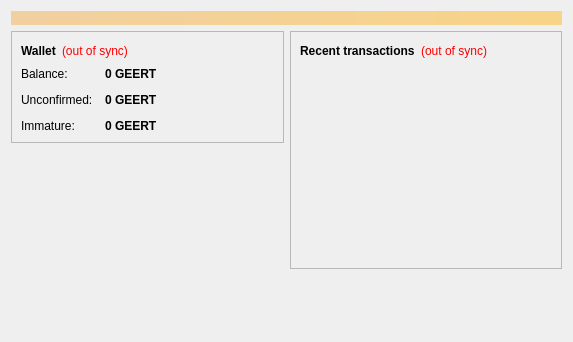
<?xml version="1.0" encoding="UTF-8"?>
<ui version="4.0">
 <class>OverviewPage</class>
 <widget class="QWidget" name="OverviewPage">
  <property name="geometry">
   <rect>
    <x>0</x>
    <y>0</y>
    <width>573</width>
    <height>342</height>
   </rect>
  </property>
  <property name="windowTitle">
   <string>Form</string>
  </property>
  <layout class="QVBoxLayout" name="topLayout">
   <item>
    <widget class="QLabel" name="labelAlerts">
     <property name="visible">
      <bool>false</bool>
     </property>
     <property name="styleSheet">
      <string notr="true">background-color: qlineargradient(x1: 0, y1: 0, x2: 1, y2: 0, stop:0 #F0D0A0, stop:1 #F8D488); color:#000000;</string>
     </property>
     <property name="wordWrap">
      <bool>true</bool>
     </property>
     <property name="margin">
      <number>3</number>
     </property>
    </widget>
   </item>
   <item>
    <layout class="QHBoxLayout" name="horizontalLayout" stretch="1,1">
     <item>
      <layout class="QVBoxLayout" name="verticalLayout_2">
       <item>
        <widget class="QFrame" name="frame">
         <property name="frameShape">
          <enum>QFrame::StyledPanel</enum>
         </property>
         <property name="frameShadow">
          <enum>QFrame::Raised</enum>
         </property>
         <layout class="QVBoxLayout" name="verticalLayout_4">
          <item>
           <layout class="QHBoxLayout" name="horizontalLayout_4">
            <item>
             <widget class="QLabel" name="label_5">
              <property name="font">
               <font>
                <weight>75</weight>
                <bold>true</bold>
               </font>
              </property>
              <property name="text">
               <string>Wallet</string>
              </property>
             </widget>
            </item>
            <item>
             <widget class="QLabel" name="labelWalletStatus">
              <property name="toolTip">
               <string>The displayed information may be out of date. Your wallet automatically synchronizes with the Geertcoin network after a connection is established, but this process has not completed yet.</string>
              </property>
              <property name="styleSheet">
               <string notr="true">QLabel { color: red; }</string>
              </property>
              <property name="text">
               <string notr="true">(out of sync)</string>
              </property>
              <property name="alignment">
               <set>Qt::AlignLeading|Qt::AlignLeft|Qt::AlignVCenter</set>
              </property>
             </widget>
            </item>
            <item>
             <spacer name="horizontalSpacer_2">
              <property name="orientation">
               <enum>Qt::Horizontal</enum>
              </property>
              <property name="sizeHint" stdset="0">
               <size>
                <width>40</width>
                <height>20</height>
               </size>
              </property>
             </spacer>
            </item>
           </layout>
          </item>
          <item>
           <layout class="QFormLayout" name="formLayout_2">
            <property name="fieldGrowthPolicy">
             <enum>QFormLayout::AllNonFixedFieldsGrow</enum>
            </property>
            <property name="horizontalSpacing">
             <number>12</number>
            </property>
            <property name="verticalSpacing">
             <number>12</number>
            </property>
            <item row="0" column="0">
             <widget class="QLabel" name="label">
              <property name="text">
               <string>Balance:</string>
              </property>
             </widget>
            </item>
            <item row="0" column="1">
             <widget class="QLabel" name="labelBalance">
              <property name="font">
               <font>
                <weight>75</weight>
                <bold>true</bold>
               </font>
              </property>
              <property name="cursor">
               <cursorShape>IBeamCursor</cursorShape>
              </property>
              <property name="toolTip">
               <string>Your current balance</string>
              </property>
              <property name="text">
               <string notr="true">0 GEERT</string>
              </property>
              <property name="textInteractionFlags">
               <set>Qt::LinksAccessibleByMouse|Qt::TextSelectableByKeyboard|Qt::TextSelectableByMouse</set>
              </property>
             </widget>
            </item>
            <item row="1" column="0">
             <widget class="QLabel" name="label_3">
              <property name="text">
               <string>Unconfirmed:</string>
              </property>
             </widget>
            </item>
            <item row="1" column="1">
             <widget class="QLabel" name="labelUnconfirmed">
              <property name="font">
               <font>
                <weight>75</weight>
                <bold>true</bold>
               </font>
              </property>
              <property name="cursor">
               <cursorShape>IBeamCursor</cursorShape>
              </property>
              <property name="toolTip">
               <string>Total of transactions that have yet to be confirmed, and do not yet count toward the current balance</string>
              </property>
              <property name="text">
               <string notr="true">0 GEERT</string>
              </property>
              <property name="textInteractionFlags">
               <set>Qt::LinksAccessibleByMouse|Qt::TextSelectableByKeyboard|Qt::TextSelectableByMouse</set>
              </property>
             </widget>
            </item>
            <item row="2" column="0">
             <widget class="QLabel" name="labelImmatureText">
              <property name="text">
               <string>Immature:</string>
              </property>
             </widget>
            </item>
            <item row="2" column="1">
             <widget class="QLabel" name="labelImmature">
              <property name="font">
               <font>
                <weight>75</weight>
                <bold>true</bold>
               </font>
              </property>
              <property name="toolTip">
               <string>Mined balance that has not yet matured</string>
              </property>
              <property name="text">
               <string notr="true">0 GEERT</string>
              </property>
              <property name="textInteractionFlags">
               <set>Qt::LinksAccessibleByMouse|Qt::TextSelectableByKeyboard|Qt::TextSelectableByMouse</set>
              </property>
             </widget>
            </item>
           </layout>
          </item>
         </layout>
        </widget>
       </item>
       <item>
        <spacer name="verticalSpacer">
         <property name="orientation">
          <enum>Qt::Vertical</enum>
         </property>
         <property name="sizeHint" stdset="0">
          <size>
           <width>20</width>
           <height>40</height>
          </size>
         </property>
        </spacer>
       </item>
      </layout>
     </item>
     <item>
      <layout class="QVBoxLayout" name="verticalLayout_3">
       <item>
        <widget class="QFrame" name="frame_2">
         <property name="frameShape">
          <enum>QFrame::StyledPanel</enum>
         </property>
         <property name="frameShadow">
          <enum>QFrame::Raised</enum>
         </property>
         <layout class="QVBoxLayout" name="verticalLayout">
          <item>
           <layout class="QHBoxLayout" name="horizontalLayout_2">
            <item>
             <widget class="QLabel" name="label_4">
              <property name="text">
               <string>&lt;b&gt;Recent transactions&lt;/b&gt;</string>
              </property>
             </widget>
            </item>
            <item>
             <widget class="QLabel" name="labelTransactionsStatus">
              <property name="toolTip">
               <string>The displayed information may be out of date. Your wallet automatically synchronizes with the Geertcoin network after a connection is established, but this process has not completed yet.</string>
              </property>
              <property name="styleSheet">
               <string notr="true">QLabel { color: red; }</string>
              </property>
              <property name="text">
               <string notr="true">(out of sync)</string>
              </property>
              <property name="alignment">
               <set>Qt::AlignRight|Qt::AlignTrailing|Qt::AlignVCenter</set>
              </property>
             </widget>
            </item>
            <item>
             <spacer name="horizontalSpacer">
              <property name="orientation">
               <enum>Qt::Horizontal</enum>
              </property>
              <property name="sizeHint" stdset="0">
               <size>
                <width>40</width>
                <height>20</height>
               </size>
              </property>
             </spacer>
            </item>
           </layout>
          </item>
          <item>
           <widget class="QListView" name="listTransactions">
            <property name="styleSheet">
             <string notr="true">QListView { background: transparent; }</string>
            </property>
            <property name="frameShape">
             <enum>QFrame::NoFrame</enum>
            </property>
            <property name="verticalScrollBarPolicy">
             <enum>Qt::ScrollBarAlwaysOff</enum>
            </property>
            <property name="horizontalScrollBarPolicy">
             <enum>Qt::ScrollBarAlwaysOff</enum>
            </property>
            <property name="selectionMode">
             <enum>QAbstractItemView::NoSelection</enum>
            </property>
           </widget>
          </item>
         </layout>
        </widget>
       </item>
       <item>
        <spacer name="verticalSpacer_2">
         <property name="orientation">
          <enum>Qt::Vertical</enum>
         </property>
         <property name="sizeHint" stdset="0">
          <size>
           <width>20</width>
           <height>40</height>
          </size>
         </property>
        </spacer>
       </item>
      </layout>
     </item>
    </layout>
   </item>
  </layout>
 </widget>
 <resources/>
 <connections/>
</ui>
